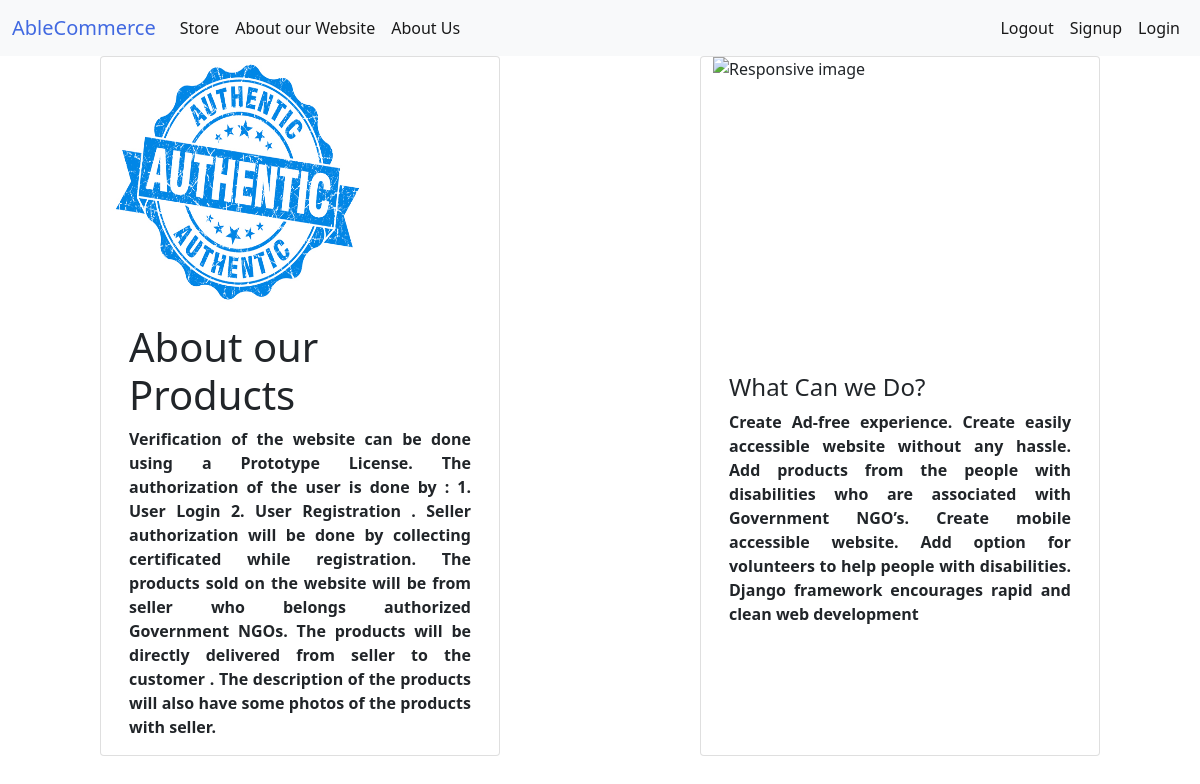
Page /store/prod_auth on the committed database.
### store/models/authentication.py (models this page shows, shortened)
class Auth(models.Model):
    name=models.CharField(max_length=500,default='')
    info=models.TextField(max_length=100000)
    image=models.ImageField(upload_to='store/info', default='')
    @staticmethod
    def auth_get_all():
        return Auth.objects.all()

### store/views/others.py (the view)
# urls.py: path('prod_auth',others.prod_auth, name='prod_auth'),
def prod_auth(request):
    auth = Auth.auth_get_all()
    return render(request, 'product_authentication.html', {'auth': auth})

### store/templates/product_authentication.html (shortened to what this page needs)
<!DOCTYPE html>
<html lang="en">
<head>
    <link href="https://cdn.jsdelivr.net/npm/bootstrap@5.0.1/dist/css/bootstrap.min.css" rel="stylesheet">
</head>
<body>
<nav class="navbar navbar-expand-lg navbar-light bg-light">
    <div class="container-fluid">
      <a  style="color:royalblue;" class="navbar-brand" href="http://127.0.0.1:8000/store/">AbleCommerce</a>
      <div class="collapse navbar-collapse" id="navbarSupportedContent">
        <ul class="navbar-nav me-auto mb-2 mb-lg-0">
          <li class="nav-item">
            <a class="nav-link active" aria-current="page" href="http://127.0.0.1:8000/store/">Store</a>
          </li>
          <li class="nav-item">
            <a class="nav-link active" aria-current="page" href="http://127.0.0.1:8000/store/aboutourwebsite">About our Website</a>
          </li>
          <li class="nav-item">
            <a class="nav-link active" aria-current="page" href="http://127.0.0.1:8000/store/aboutus"></i>About Us</a>
          </li>
        </ul>
        <ul class="navbar-nav my-2 my-lg-0">
          <li class="nav-item">
            <a class="nav-link active" aria-current="page" href="#">Logout</a>
            <li class="nav-item">
              <a class="nav-link active" aria-current="page" href="http://127.0.0.1:8000/store/signup">Signup</a>
              <li class="nav-item">
                <a class="nav-link active" aria-current="page" href="#">Login</a>
        </ul>
      </div>
    </div>
  </nav>
 <div class="row mx-auto" >
  <div class="card mx-auto mb-3" style="width: 25rem;">
    {% for auths in auth %}
      <img src="{{auths.image.url}}" style="height: 250px;width: 250px; " class="card-img-top" alt="Caption">
      <div class="card-body">
        <h1 class="card-title">{{auths.name}}</h1>
        <p class="card-text"  style="text-align: justify"><b>{{auths.info}}</b></p>
      </div>
   </div>
    {% endfor %}
    <div class="card mx-auto mb-3" style="width: 25rem;">
      <img src="https://image3.mouthshut.com/images/imagesp/925985301s.jpg" class="img-fluid" alt="Responsive image" style="height: 300px;width: 300px;">
        <div class="card-body">
          <h4 class="card-title"> What Can we Do? </h4>
          <p class="card-text" style="text-align: justify"><b>
            Create Ad-free experience.
Create easily accessible website without any hassle.
Add products from the people with disabilities who are associated with Government NGO’s.
Create mobile accessible website.
Add option for volunteers to help people with disabilities.
 Django framework encourages rapid and clean web development
          </b></p>
        </div>
     </div>
 </div>
</body>
</html>

### rows in the picture
Auth: image (picture), name "About our Products", info "Verification of the website can be done using a Prototype License. The authorization of the user is done by : 1. User Login 2. User Registration . Seller authorization will be done by collecting certificated while registration. The products sold on the website will be from seller who belongs authorized Government NGOs. The products will be directly delivered from seller to the customer . The description of the products will also have some photos of the products with seller."
